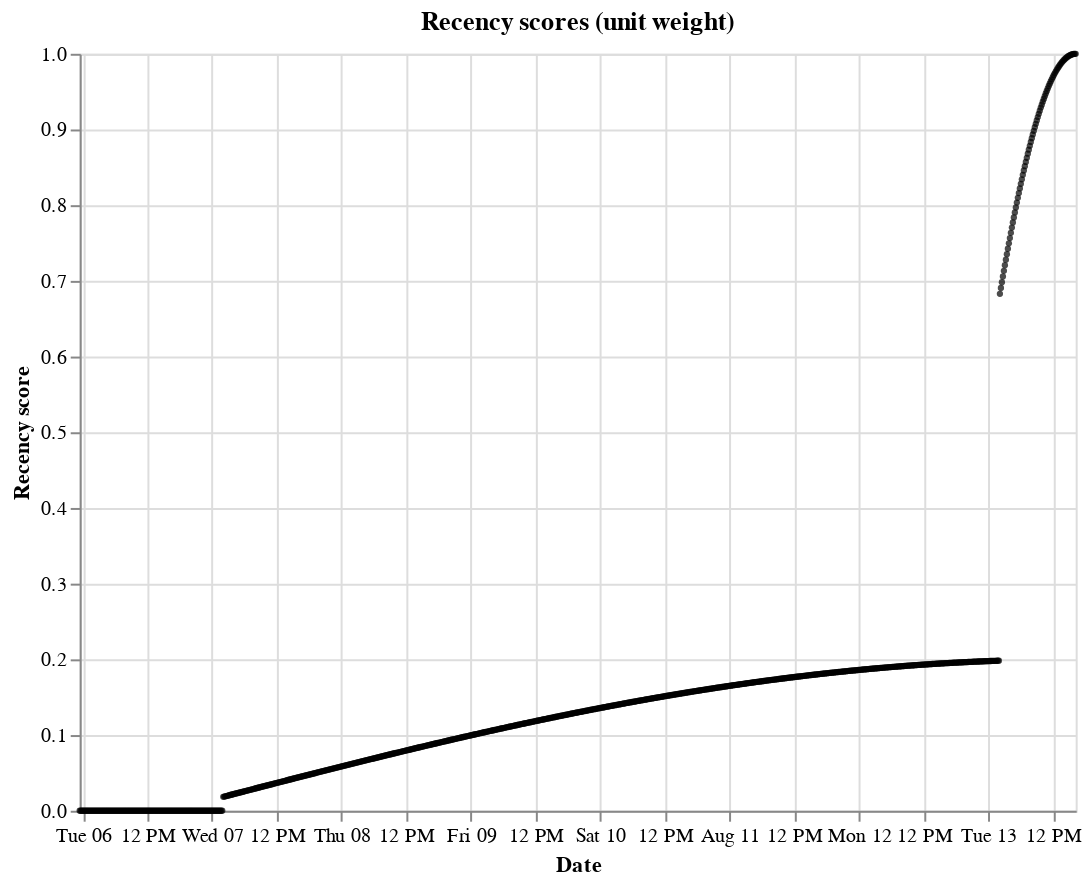

Write notebook code for a chart like this one.
### Markdown cell above
## Weighted periods
Use weights to give more importance to some periods.

### Code cell
weighted_recency_space = sl.RecencySpace(
    timestamp=post.created_at,
    period_time_list=[
        sl.PeriodTime(timedelta(days=1), weight=2),  # You can tune the ratio with weights.
        sl.PeriodTime(timedelta(days=7)),
    ],
)

sl.RecencyPlotter(weighted_recency_space).plot_recency_curve()

### Figure 1 — Vega-Lite specification as saved in the notebook (floating-point values rounded to 4 significant figures; data arrays with more than 128 entries replaced by an {"elided": "..."} marker saying what was removed)
{"$schema": "https://vega.github.io/schema/vega-lite/v5.16.3.json", "config": {"view": {"continuousHeight": 300, "continuousWidth": 300}}, "data": {"name": "data-e6a26dc9d55117684cbf327196676c44"}, "datasets": {"data-e6a26dc9d55117684cbf327196676c44": {"elided": "1000 records"}}, "encoding": {"tooltip": [{"field": "date", "type": "temporal"}], "x": {"field": "date", "title": "Date", "type": "temporal"}, "y": {"field": "score", "title": "Recency score", "type": "quantitative"}}, "height": 380, "mark": {"color": "black", "filled": true, "size": 10, "type": "point"}, "title": "Recency scores (unit weight)", "width": 500}
